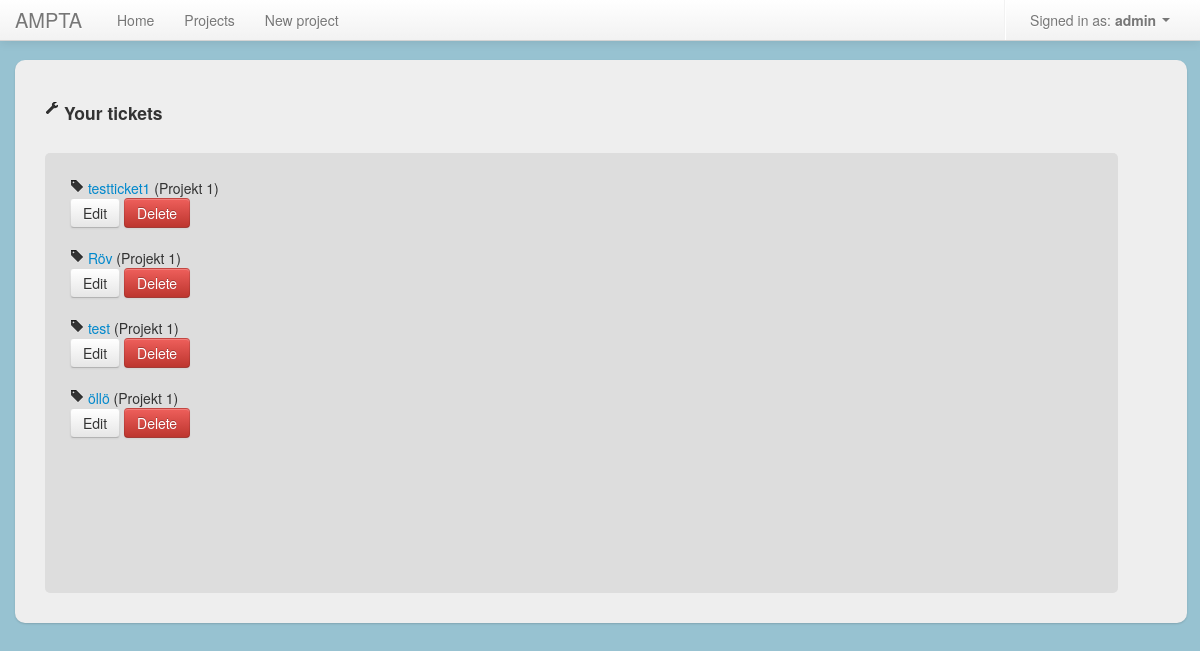
/tickets/ (signed in), run on an earlier commit of the app's database.
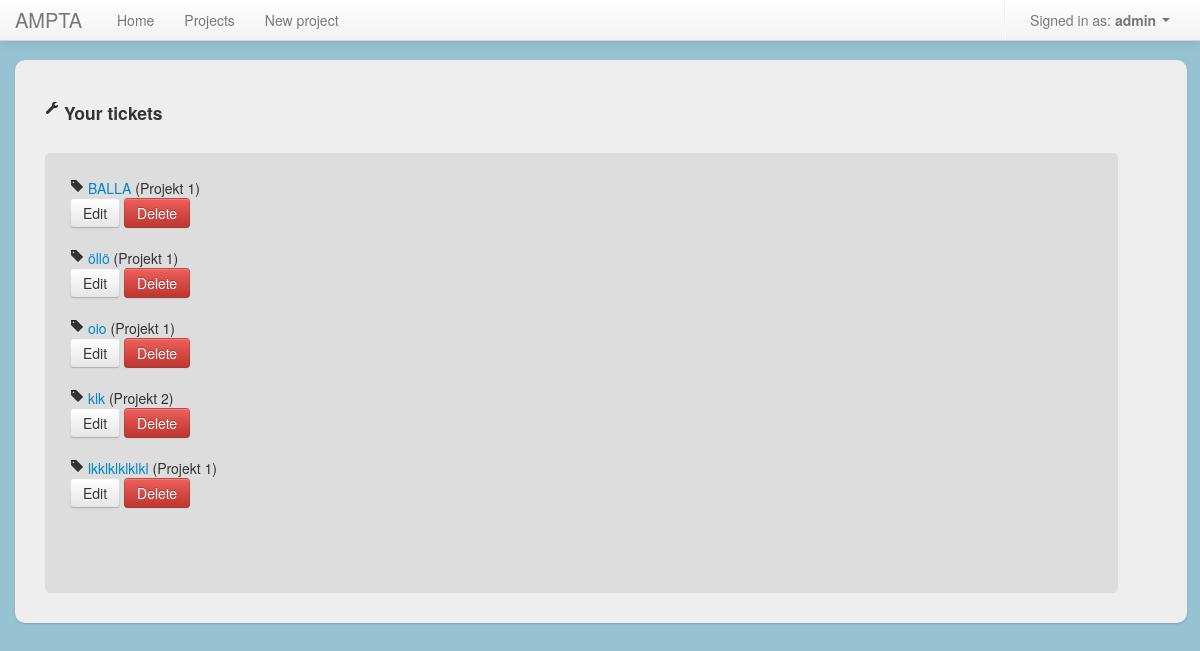
And on a later commit of the database.
### project_app/models.py (models this page shows, shortened)
class Ticket(models.Model):
	name = models.CharField(max_length = 50)
	description = models.TextField()
	start_date = models.DateField('date result published')
	end_date = models.DateField('date result published')
	date_added = models.DateField()
	date_updated = models.DateField()
	status = models.ForeignKey(Status, related_name="projects")
	project = models.ForeignKey(Project, related_name="projects")
	user = models.ForeignKey(User)
	def __unicode__(self):
		return self.name

class Project(models.Model):
	name = models.CharField(max_length = 50)
	description = models.TextField()
	start_date = models.DateField('Start date')
	end_date = models.DateField('End date')
	date_added = models.DateField()
	date_updated = models.DateField()
	added_by_user = models.ForeignKey(User)
	users = models.ManyToManyField(User, related_name='projects')
	def __unicode__(self):
		return self.name

### project_app/views.py (the view)
# urls.py: url(r'^tickets/$', 'project_app.views.users_tickets', name="users_tickets"),
@login_required
def users_tickets(request):
	tickets = get_list_or_404(Ticket.objects.filter(user = request.user.id))
	return render(request, 'tickets/list.html', {"tickets" : tickets, "headline" : "Your tickets"})

### templates/tickets/list.html (shortened to what this page needs)
{% extends 'shared/base.html' %}
{% load custom_filters %}
{% block content %}
	<h4><li class="header-pos"><i class="icon-wrench"></i> {{ headline }}</h4>
	<div id="project_area">
		{% for ticket in tickets %}
		<li>
			<i class="icon-tag"></i> <a href="{% url show_ticket project_id=ticket.project_id ticket_id=ticket.id %}">{{ ticket }}</a>
			({{ ticket.project }})
			<br/>
			<a class="btn" href="{% url ticket_edit project_id=ticket.project_id ticket_id=ticket.id %}">Edit</a>
			<a class="btn btn-danger" id="delete_link" href="{% url ticket_delete ticket_id=ticket.id %}">Delete</a>
		</li><br/>
		{% endfor %}
	</div>
{% endblock %}

### templates/shared/base.html (shortened to what this page needs)
<!doctype html>
<html>
  <head>
    {% block stylesheet %}
          <link rel="stylesheet" type="text/css" href="global.css" />
    {% endblock %}
    <link href="/static/css/bootstrap.css" rel="stylesheet">
    <link href="/static/css/global.css" rel="stylesheet">
    <link href="/static/css/ui/jquery-ui-1.10.1.custom.css" rel="stylesheet">
    <link href="/static/css/bootstrap-responsive.css" rel="stylesheet">
  </head>
  <body>
    <header class="navbar navbar-fixed-top">
      <nav class="navbar-inner">
        <div class="container">
          <div class="nav-collapse">
            <ul class="nav">
              <a class="brand">AMPTA</a>
              <li id="home" class="menu_option active"><a href="{% url home %}">Home</a></li>
              <li id="projects" class="menu_option"><a href="{% url project_list %}">Projects</a></li>
              <li id="new_project" class="menu_option"><a href="{% url project_add %}">New project</a></li>
            </ul>
            {% if user.is_authenticated %}
            <ul class="nav pull-right">
              <li class="divider-vertical"></li>
              <li class="dropdown">
                  <a class="dropdown-toggle" href="#" data-toggle="dropdown">Signed in as: <strong> {{ user }} </strong><strong class="caret"></strong></a>
              </li>
            </ul>
          </div>
          {% endif %}
        </div>
      </nav>
    </header>
    <div id="main" role="main">
      <div class="container">
        <div class="content">
              {% block content %}{% endblock %}
        </div>
      </div>
    </div>
  </body>
</html>

### src/css/global.css (style rules this page uses)
body { background-color: #97C2D1 !important; }
ul, li { list-style-type: none; }
.container > .content { width: 95%; float: left; min-height: 500px; background-color: #eee; padding: 30px; -webkit-border-radius: 10px 10px 10px 10px; -moz-border-radius: 10px 10px 10px 10px; border-radius: 10px 10px 10px 10px; -webkit-box-shadow: 0 1px 2px rgba(0,0,0,.15); -moz-box-shadow: 0 1px 2px rgba(0,0,0,.15); box-shadow: 0 1px 2px rgba(0,0,0,.15); }
#project_area { border-radius: 5px; background: #ddd; width: 92%; min-height: 390px; margin-top: 30px; padding: 25px 25px 25px 25px; position: relative; }

### templates/shared/base.html (style rules this page uses)
body { padding-top: 60px; padding-bottom: 40px; }

What changed in the data, as far as the page shows it:
removed Ticket: name "testticket1", project "Projekt 1"
removed Ticket: name "Röv", project "Projekt 1"
changed Ticket: name "test" → "BALLA"
added Ticket: name "oio", project "Projekt 1"
added Ticket: name "klk", project "Projekt 2"
added Ticket: name "lkklklklklkl", project "Projekt 1"
